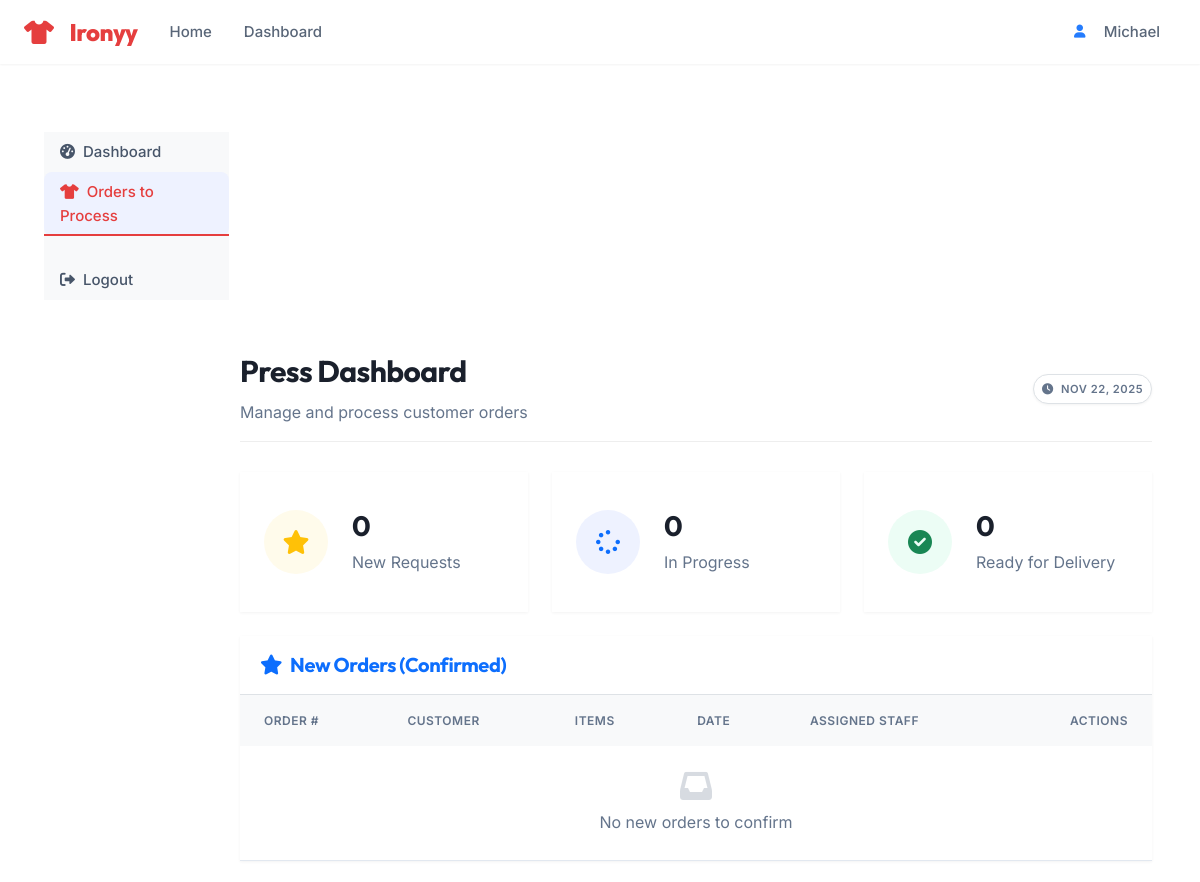
/dashboard/press/ (signed in, upper part), run on an earlier commit of the app's database.
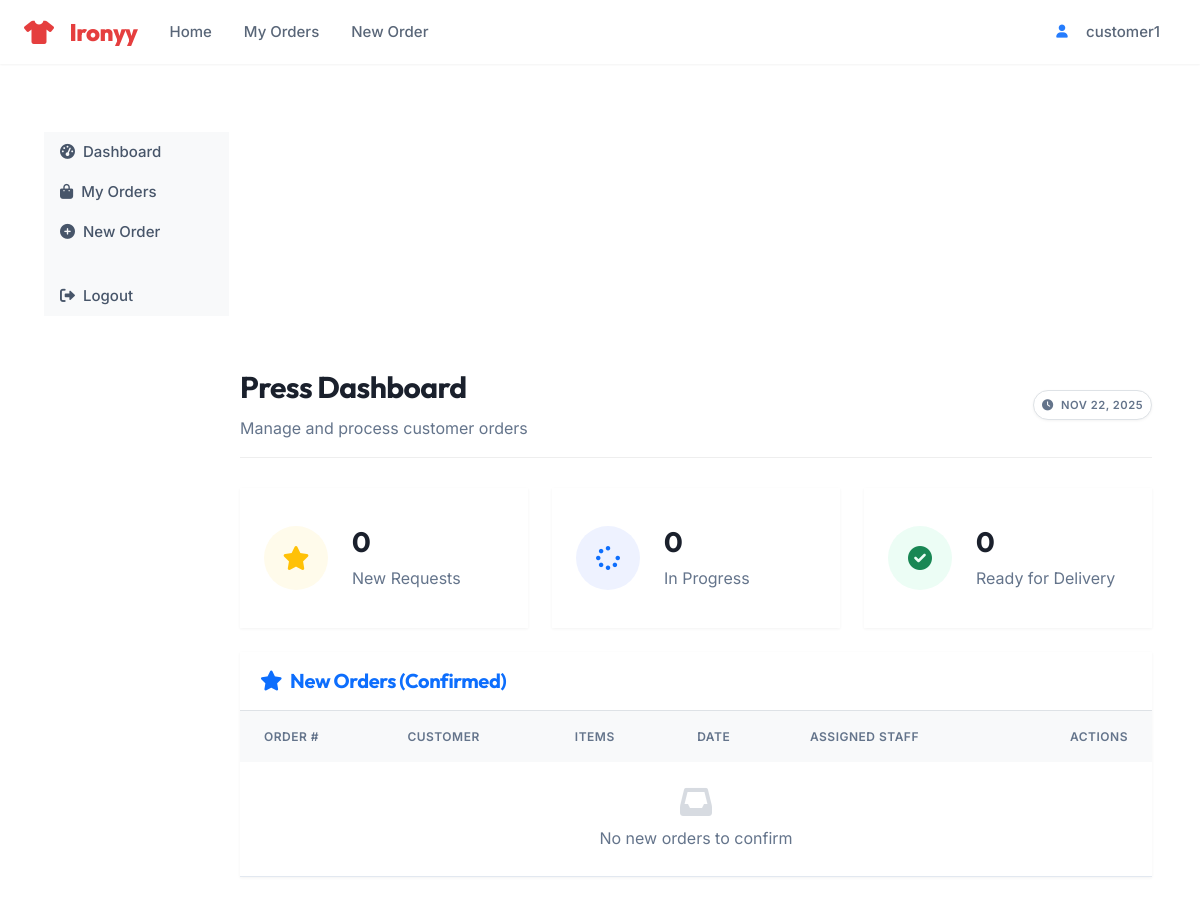
And on a later commit of the database.
### accounts/models.py (models this page shows, shortened)
class User(AbstractUser):
    class Role(models.TextChoices):
        CUSTOMER = 'CUSTOMER', _('Customer')
        PRESS = 'PRESS', _('Press Person')
        DELIVERY = 'DELIVERY', _('Delivery Partner')
        ADMIN = 'ADMIN', _('Admin')
    username = None
    email = models.EmailField(
        _('email address'),
        unique=True,
        error_messages={
            'unique': _('A user with that email already exists.'),
        },
    )
    role = models.CharField(
        _('user role'),
        max_length=20,
        choices=Role.choices,
        default=Role.CUSTOMER,
        help_text=_('Designates the role of the user in the system.')
    )
    phone_regex = RegexValidator(
        regex=r'^\+?1?\d{9,15}$',
        message=_("Phone number must be entered in the format: '+999999999'. Up to 15 digits allowed.")
    )
    phone_number = models.CharField(
        _('phone number'),
        validators=[phone_regex],
        max_length=17,
        blank=True,
        null=True,
        help_text=_('Enter a valid phone number (e.g., +1234567890)')
    )
    is_active = models.BooleanField(
        _('active'),
        default=True,
        help_text=_(
            'Designates whether this user should be treated as active. '
            'Unselect this instead of deleting accounts.'
        ),
    )
    email_verified = models.BooleanField(
        _('email verified'),
        default=False,
        help_text=_('Designates whether this user has verified their email address.')
    )
    date_joined = models.DateTimeField(_('date joined'), default=timezone.now)
    last_login = models.DateTimeField(_('last login'), blank=True, null=True)
    updated_at = models.DateTimeField(_('updated at'), auto_now=True)
    USERNAME_FIELD = 'email'
    REQUIRED_FIELDS = ['first_name', 'last_name']
    objects = UserManager()
    class Meta(AbstractUser.Meta):
        verbose_name = _('user')
        verbose_name_plural = _('users')
        ordering = ['-date_joined']
        swappable = 'AUTH_USER_MODEL'
        permissions = [
            ('view_dashboard', 'Can view dashboard'),
            ('manage_users', 'Can manage users'),
            ('manage_orders', 'Can manage orders'),
        ]
    def get_short_name(self):
        return self.first_name or self.email.split('@')[0]
    @property
    def is_customer(self):
        return self.role == self.Role.CUSTOMER
    @property
    def is_press(self):
        return self.role == self.Role.PRESS
    @property
    def is_delivery(self):
        return self.role == self.Role.DELIVERY
    @property
    def is_admin(self):
        return self.role == self.Role.ADMIN or self.is_superuser

### dashboard/views.py (the view)
# urls.py: path('press/', views.PressDashboardView.as_view(), name='press_dashboard'),
class PressDashboardView(LoginRequiredMixin, ListView):
    model = Order
    template_name = 'dashboard/press_dashboard.html'
    context_object_name = 'orders'
    paginate_by = 10
    def get_queryset(self):
        return Order.objects.filter(
            Q(status=Order.Status.CONFIRMED) |  # New orders to accept
            Q(status=Order.Status.PICKED_UP) |  # Arrived at press
            Q(status=Order.Status.PROCESSING) | # In progress
            Q(status=Order.Status.READY)        # Done, waiting for delivery
        ).order_by('status', 'created_at')
    def get_context_data(self, **kwargs):
        context = super().get_context_data(**kwargs)
        context['pending_requests_count'] = Order.objects.filter(status=Order.Status.CONFIRMED).count()
        context['in_progress_count'] = Order.objects.filter(status=Order.Status.PROCESSING).count()
        context['ready_count'] = Order.objects.filter(status=Order.Status.READY).count()
        return context

### templates/dashboard/press_dashboard.html (shortened to what this page needs)
{% extends 'dashboard/base_dashboard.html' %}
{% load humanize %}
{% block dashboard_content %}
<div class="dashboard-header d-flex justify-content-between align-items-center">
    <div>
        <h2>Press Dashboard</h2>
        <p class="text-muted mb-0">Manage and process customer orders</p>
    </div>
    <div class="d-flex gap-2">
        <span class="badge bg-white text-muted border shadow-sm p-2">
            <i class="fas fa-clock me-1"></i> {% now "M d, Y" %}
        </span>
    </div>
</div>
<div class="row mb-5">
    <div class="col-md-4 mb-4 mb-md-0">
        <div class="card border-0 shadow-sm h-100">
            <div class="card-body d-flex align-items-center">
                <div class="stat-icon warning bg-warning-50 text-warning rounded-circle d-flex align-items-center justify-content-center me-4"
                    style="width: 64px; height: 64px; font-size: 1.5rem; background-color: #fffbeb; color: #d97706;">
                    <i class="fas fa-star"></i>
                </div>
                <div>
                    <h3 class="mb-1 fw-bold">{{ pending_requests_count }}</h3>
                    <p class="text-muted mb-0">New Requests</p>
                </div>
            </div>
        </div>
    </div>
    <div class="col-md-4 mb-4 mb-md-0">
        <div class="card border-0 shadow-sm h-100">
            <div class="card-body d-flex align-items-center">
                <div class="stat-icon primary bg-primary-50 text-primary rounded-circle d-flex align-items-center justify-content-center me-4"
                    style="width: 64px; height: 64px; font-size: 1.5rem;">
                    <i class="fas fa-spinner"></i>
                </div>
                <div>
                    <h3 class="mb-1 fw-bold">{{ in_progress_count }}</h3>
                    <p class="text-muted mb-0">In Progress</p>
                </div>
            </div>
        </div>
    </div>
    <div class="col-md-4">
        <div class="card border-0 shadow-sm h-100">
            <div class="card-body d-flex align-items-center">
                <div class="stat-icon success bg-success-50 text-success rounded-circle d-flex align-items-center justify-content-center me-4"
                    style="width: 64px; height: 64px; font-size: 1.5rem; background-color: #ecfdf5; color: #059669;">
                    <i class="fas fa-check-circle"></i>
                </div>
                <div>
                    <h3 class="mb-1 fw-bold">{{ ready_count }}</h3>
                    <p class="text-muted mb-0">Ready for Delivery</p>
                </div>
            </div>
        </div>
    </div>
</div>
<div class="card border-0 shadow-sm mb-5">
    <div class="card-header bg-white border-bottom py-3">
        <h5 class="mb-0 fw-bold text-primary"><i class="fas fa-star me-2"></i>New Orders (Confirmed)</h5>
    </div>
    <div class="card-body p-0">
        <div class="table-responsive">
            <table class="table table-hover align-middle mb-0">
                <thead class="bg-light text-muted text-uppercase small fw-bold">
                    <tr>
                        <th class="ps-4">Order #</th>
                        <th>Customer</th>
                        <th>Items</th>
                        <th>Date</th>
                        <th>Assigned Staff</th>
                        <th class="text-end pe-4">Actions</th>
                    </tr>
                </thead>
                <tbody>
                    {% if pending_requests_count == 0 %}
                    <tr>
                        <td colspan="6" class="text-center py-4 text-muted">
                            <i class="fas fa-inbox fa-2x mb-2 d-block opacity-25"></i>
                            No new orders to confirm
                        </td>
                    </tr>
                    {% endif %}
                </tbody>
            </table>
        </div>
    </div>
</div>
{% endblock %}

### templates/base.html (shortened to what this page needs)
<!DOCTYPE html>
{% load static %}
<html lang="en">
<head>
    <link href="https://cdn.jsdelivr.net/npm/bootstrap@5.3.0/dist/css/bootstrap.min.css" rel="stylesheet">
    <link href="https://cdnjs.cloudflare.com/ajax/libs/font-awesome/6.0.0/css/all.min.css" rel="stylesheet">
    <link href="{% static 'css/style.css' %}" rel="stylesheet">
</head>
<body>
    <nav class="navbar navbar-expand-lg">
        <div class="container">
            <a class="navbar-brand" href="{% url 'dashboard:home' %}">
                <i class="fas fa-tshirt me-2"></i>Ironyy
            </a>
            <div class="collapse navbar-collapse" id="navbarNav">
                <ul class="navbar-nav me-auto">
                    <li class="nav-item">
                        <a class="nav-link" href="{% url 'dashboard:home' %}">Home</a>
                    </li>
                    {% if user.is_authenticated %}
                    <li class="nav-item">
                        <a class="nav-link" href="{% url 'dashboard:home' %}">
                            {% if user.is_customer %}My Orders{% else %}Dashboard{% endif %}
                        </a>
                    </li>
                    {% if user.is_customer %}
                    <li class="nav-item">
                        <a class="nav-link" href="{% url 'orders:create' %}">New Order</a>
                    </li>
                    {% endif %}
                    {% endif %}
                </ul>
                <ul class="navbar-nav nav-actions">
                    {% if user.is_authenticated %}
                    <li class="nav-item dropdown">
                        <a class="nav-link dropdown-toggle" href="#" id="userDropdown" role="button"
                            data-bs-toggle="dropdown" aria-expanded="false">
                            <div class="d-inline-flex align-items-center gap-2">
                                <div class="avatar-circle bg-primary-50 text-primary rounded-circle d-flex align-items-center justify-content-center"
                                    style="width: 32px; height: 32px;">
                                    <i class="fas fa-user small"></i>
                                </div>
                                <span>{{ user.get_short_name|default:user.email }}</span>
                            </div>
                        </a>
                    </li>
                    {% endif %}
                </ul>
            </div>
        </div>
    </nav>
    <main class="py-5">
        <div class="container">
            {% block content %}{% endblock %}
    </main>
</body>
</html>

What changed in the data, as far as the page shows it:
changed User: role "PRESS" → "CUSTOMER" (drawn); get_short_name "Michael" → "customer1"
Also different on the page:
text no longer shown: "Dashboard Orders to Process"
text now shown: "My Orders New Order My Orders New Order"
